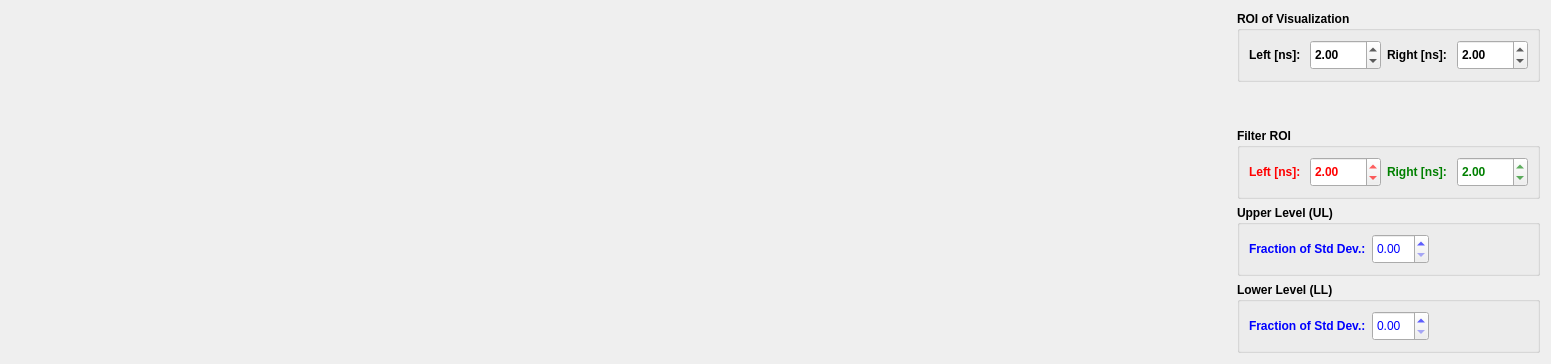
                  <widget class="QWidget" name="tab_8">
                   <attribute name="title">
                    <string>A</string>
                   </attribute>
                   <layout class="QHBoxLayout" name="horizontalLayout_30">
                    <item>
                     <widget class="plot2DXWidget" name="widget_ShapeFilterPlotA" native="true">
                      <property name="minimumSize">
                       <size>
                        <width>1220</width>
                        <height>0</height>
                       </size>
                      </property>
                     </widget>
                    </item>
                    <item>
                     <layout class="QVBoxLayout" name="verticalLayout_39">
                      <item>
                       <widget class="QGroupBox" name="groupBox_6">
                        <property name="font">
                         <font>
                          <weight>75</weight>
                          <bold>true</bold>
                         </font>
                        </property>
                        <property name="title">
                         <string>ROI of Visualization</string>
                        </property>
                        <property name="flat">
                         <bool>false</bool>
                        </property>
                        <layout class="QHBoxLayout" name="horizontalLayout_46">
                         <item>
                          <widget class="QLabel" name="label_117">
                           <property name="font">
                            <font>
                             <weight>75</weight>
                             <bold>true</bold>
                            </font>
                           </property>
                           <property name="text">
                            <string>Left [ns]: </string>
                           </property>
                          </widget>
                         </item>
                         <item>
                          <widget class="QDoubleSpinBox" name="doubleSpinBox_shapeFilterLeftCFDA">
                           <property name="minimumSize">
                            <size>
                             <width>0</width>
                             <height>30</height>
                            </size>
                           </property>
                           <property name="minimum">
                            <double>0.100000000000000</double>
                           </property>
                           <property name="maximum">
                            <double>2000.000000000000000</double>
                           </property>
                           <property name="value">
                            <double>2.000000000000000</double>
                           </property>
                          </widget>
                         </item>
                         <item>
                          <widget class="QLabel" name="label_116">
                           <property name="font">
                            <font>
                             <weight>75</weight>
                             <bold>true</bold>
                            </font>
                           </property>
                           <property name="text">
                            <string>Right [ns]: </string>
                           </property>
                          </widget>
                         </item>
                         <item>
                          <widget class="QDoubleSpinBox" name="doubleSpinBox_shapeFilterRightCFDA">
                           <property name="minimumSize">
                            <size>
                             <width>0</width>
                             <height>30</height>
                            </size>
                           </property>
                           <property name="minimum">
                            <double>0.100000000000000</double>
                           </property>
                           <property name="maximum">
                            <double>2000.000000000000000</double>
                           </property>
                           <property name="value">
                            <double>2.000000000000000</double>
                           </property>
                          </widget>
                         </item>
                        </layout>
                       </widget>
                      </item>
                      <item>
                       <spacer name="verticalSpacer_2">
                        <property name="orientation">
                         <enum>Qt::Vertical</enum>
                        </property>
                        <property name="sizeHint" stdset="0">
                         <size>
                          <width>20</width>
                          <height>40</height>
                         </size>
                        </property>
                       </spacer>
                      </item>
                      <item>
                       <widget class="QGroupBox" name="groupBox_7">
                        <property name="font">
                         <font>
                          <weight>75</weight>
                          <bold>true</bold>
                         </font>
                        </property>
                        <property name="title">
                         <string>Filter ROI</string>
                        </property>
                        <property name="flat">
                         <bool>false</bool>
                        </property>
                        <layout class="QVBoxLayout" name="verticalLayout_38">
                         <item>
                          <layout class="QHBoxLayout" name="horizontalLayout_47">
                           <item>
                            <widget class="QLabel" name="label_118">
                             <property name="font">
                              <font>
                               <weight>75</weight>
                               <bold>true</bold>
                              </font>
                             </property>
                             <property name="styleSheet">
                              <string notr="true">color: red</string>
                             </property>
                             <property name="text">
                              <string>Left [ns]: </string>
                             </property>
                            </widget>
                           </item>
                           <item>
                            <widget class="QDoubleSpinBox" name="doubleSpinBox_shapeFilterLeftCFDROIA">
                             <property name="minimumSize">
                              <size>
                               <width>0</width>
                               <height>30</height>
                              </size>
                             </property>
                             <property name="styleSheet">
                              <string notr="true">color: red</string>
                             </property>
                             <property name="minimum">
                              <double>0.100000000000000</double>
                             </property>
                             <property name="maximum">
                              <double>2000.000000000000000</double>
                             </property>
                             <property name="value">
                              <double>2.000000000000000</double>
                             </property>
                            </widget>
                           </item>
                           <item>
                            <widget class="QLabel" name="label_119">
                             <property name="font">
                              <font>
                               <weight>75</weight>
                               <bold>true</bold>
                              </font>
                             </property>
                             <property name="styleSheet">
                              <string notr="true">color: green</string>
                             </property>
                             <property name="text">
                              <string>Right [ns]: </string>
                             </property>
                            </widget>
                           </item>
                           <item>
                            <widget class="QDoubleSpinBox" name="doubleSpinBox_shapeFilterRightCFDROIA">
                             <property name="minimumSize">
                              <size>
                               <width>0</width>
                               <height>30</height>
                              </size>
                             </property>
                             <property name="styleSheet">
                              <string notr="true">color: green</string>
                             </property>
                             <property name="minimum">
                              <double>0.100000000000000</double>
                             </property>
                             <property name="maximum">
                              <double>2000.000000000000000</double>
                             </property>
                             <property name="value">
                              <double>2.000000000000000</double>
                             </property>
                            </widget>
                           </item>
                          </layout>
                         </item>
                        </layout>
                       </widget>
                      </item>
                      <item>
                       <widget class="QGroupBox" name="groupBox_9">
                        <property name="font">
                         <font>
                          <weight>75</weight>
                          <bold>true</bold>
                         </font>
                        </property>
                        <property name="title">
                         <string>Upper Level (UL)</string>
                        </property>
                        <property name="flat">
                         <bool>false</bool>
                        </property>
                        <layout class="QHBoxLayout" name="horizontalLayout_49">
                         <item>
                          <widget class="QLabel" name="label_122">
                           <property name="font">
                            <font>
                             <weight>75</weight>
                             <bold>true</bold>
                            </font>
                           </property>
                           <property name="styleSheet">
                            <string notr="true">color: blue</string>
                           </property>
                           <property name="text">
                            <string>Fraction of Std Dev.:</string>
                           </property>
                          </widget>
                         </item>
                         <item>
                          <widget class="QDoubleSpinBox" name="doubleSpinBox_shapeFilterULStddevA">
                           <property name="minimumSize">
                            <size>
                             <width>0</width>
                             <height>30</height>
                            </size>
                           </property>
                           <property name="font">
                            <font>
                             <weight>50</weight>
                             <bold>false</bold>
                            </font>
                           </property>
                           <property name="styleSheet">
                            <string notr="true">color: blue</string>
                           </property>
                          </widget>
                         </item>
                         <item>
                          <spacer name="horizontalSpacer_34">
                           <property name="orientation">
                            <enum>Qt::Horizontal</enum>
                           </property>
                           <property name="sizeHint" stdset="0">
                            <size>
                             <width>40</width>
                             <height>20</height>
                            </size>
                           </property>
                          </spacer>
                         </item>
                        </layout>
                       </widget>
                      </item>
                      <item>
                       <widget class="QGroupBox" name="groupBox_10">
                        <property name="font">
                         <font>
                          <weight>75</weight>
                          <bold>true</bold>
                         </font>
                        </property>
                        <property name="title">
                         <string>Lower Level (LL)</string>
                        </property>
                        <property name="flat">
                         <bool>false</bool>
                        </property>
                        <layout class="QHBoxLayout" name="horizontalLayout_50">
                         <item>
                          <widget class="QLabel" name="label_124">
                           <property name="font">
                            <font>
                             <weight>75</weight>
                             <bold>true</bold>
                            </font>
                           </property>
                           <property name="styleSheet">
                            <string notr="true">color: blue</string>
                           </property>
                           <property name="text">
                            <string>Fraction of Std Dev.:</string>
                           </property>
                          </widget>
                         </item>
                         <item>
                          <widget class="QDoubleSpinBox" name="doubleSpinBox_shapeFilterLLStddevA">
                           <property name="minimumSize">
                            <size>
                             <width>0</width>
                             <height>30</height>
                            </size>
                           </property>
                           <property name="font">
                            <font>
                             <weight>50</weight>
                             <bold>false</bold>
                            </font>
                           </property>
                           <property name="styleSheet">
                            <string notr="true">color: blue</string>
                           </property>
                          </widget>
                         </item>
                         <item>
                          <spacer name="horizontalSpacer_35">
                           <property name="orientation">
                            <enum>Qt::Horizontal</enum>
                           </property>
                           <property name="sizeHint" stdset="0">
                            <size>
                             <width>40</width>
                             <height>20</height>
                            </size>
                           </property>
                          </spacer>
                         </item>
                        </layout>
                       </widget>
                      </item>
                     </layout>
                    </item>
                   </layout>
                  </widget>
